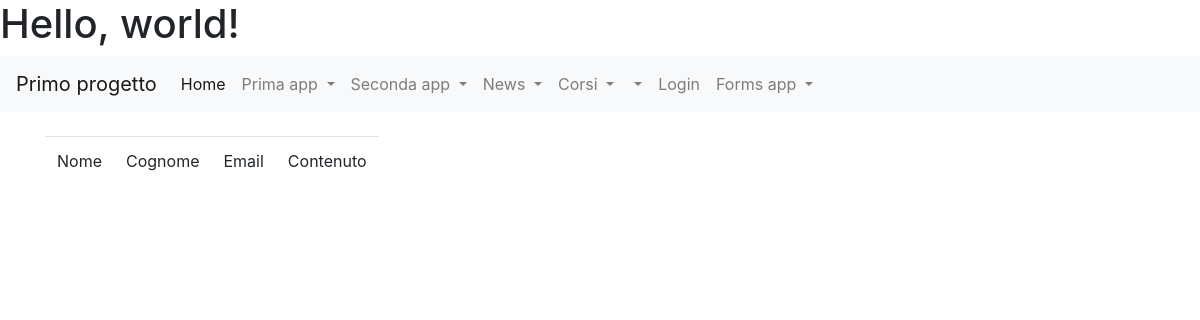
The app's page /forms_app/lista, older data.
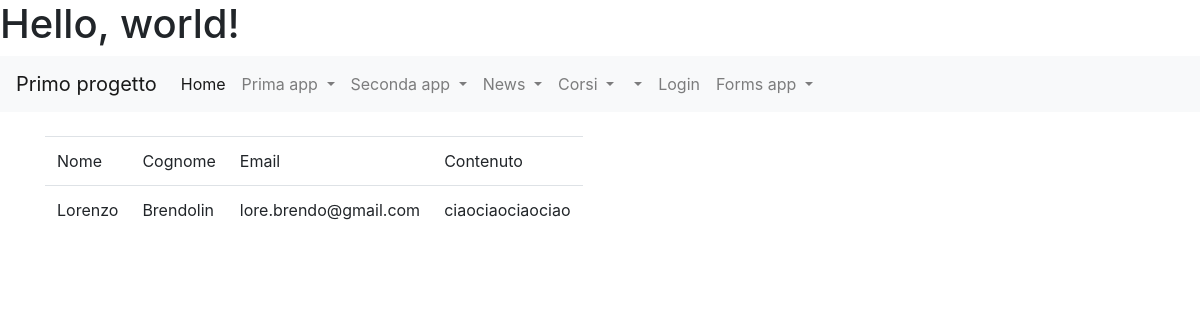
The same page, newer data.
### forms_app/models.py (models this page shows)
class Contatto(models.Model):
    nome = models.CharField(max_length=100)
    cognome = models.CharField(max_length=100)
    email = models.EmailField(max_length=200)
    contenuto = models.TextField()

### forms_app/views.py (the view)
# urls.py: path('',lista,name='lista'),
def lista(request):
    contatti = Contatto.objects.all()
    context = {
        'contatti':contatti,
    }
    return render(request,'lista_contatti.html',context)

### forms_app/templates/lista_contatti.html (shortened to what this page needs)
{% extends 'base.html' %}
{% block content %}
<table class="table table-responsive">
<tr>
    <td>Nome</td>
    <td>Cognome</td>
    <td>Email</td>
    <td>Contenuto</td>
    </tr>
{% for c in contatti %}
    <tr>
    <td>{{c.nome}}</td>
    <td>{{c.cognome}}</td>
    <td>{{c.email}}</td>
    <td>{{c.contenuto}}</td>
    </tr>
{% endfor %}
</table>
{% endblock %}

Row changes from the older to the newer data that the page shows:
added Contatto: nome "Lorenzo", cognome "Brendolin", email "lore.brendo@gmail.com", contenuto "ciaociaociaociao"
